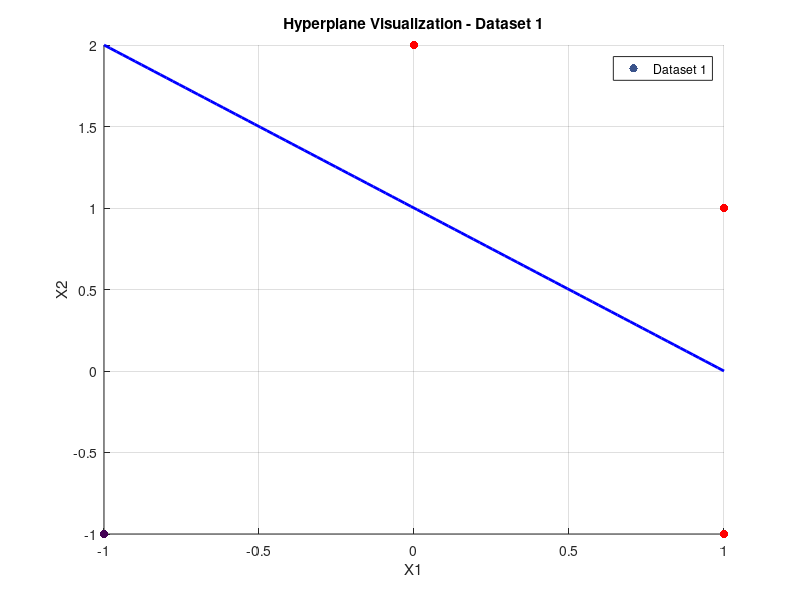

Source code (MATLAB):
% Dataset 1
X1 = [1, 1, 0, -1];
X2 = [1, -1, 2, -1];
kelas_y = [1, -1, -1, -1];
support_vector = [1, 1, 1, 0];

% Support vectors
support_vectors_X1 = X1(support_vector == 1)
support_vectors_X2 = X2(support_vector == 1)

% Hyperplane parameters
slope = -1;  % Adjust based on your specific data
intercept = 1;  % Adjust based on your specific data

% Hyperplane equation: X2 = slope * X1 + intercept
x_hyperplane = linspace(min(X1), max(X1), 100)
y_hyperplane = slope * x_hyperplane + intercept
    
    % Plotting
scatter(X1, X2, [], kelas_y, 'filled');
hold on;
scatter(support_vectors_X1, support_vectors_X2, 'r', 'filled', 'DisplayName', 'Support Vectors');
plot(x_hyperplane, y_hyperplane, 'b-', 'LineWidth', 2, 'DisplayName', 'Hyperplane');
hold off;

title('Hyperplane Visualization - Dataset 1');
xlabel('X1');
ylabel('X2');
legend('Dataset 1', 'Location', 'Best');
grid on;